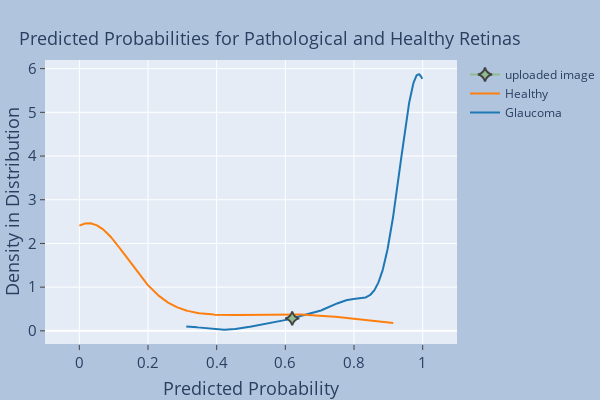

The notebook cell saved with this chart:
### Code cell
var = [glauc, healthy]
labels = ['Glaucoma', 'Healthy']

# generate figure using true labels
fig = ff.create_distplot(var, 
                         labels,
                         # bin_size=0.01,
                         show_hist=False, 
                         show_rug=False)
# set size and title
fig.update_layout(width=600, 
                  height=400,
                  title_text='Predicted Probabilities for Pathological and Healthy Retinas',
                  title_y=0.92,
                  title_x=0.45,
                  xaxis_range=[-0.1, 1.1],
                  margin=dict(l=30, r=0, t=60, b=10),
                  paper_bgcolor="lightsteelblue",
                  legend=dict(font=dict(size=12)),
                  title_font=dict(size=18)
                 )

# set axes labels
fig.update_xaxes(title='Predicted Probability', title_font_size=18, tickfont_size=15, ticks='outside')
fig.update_yaxes(title='Density in Distribution', title_font_size=18, tickfont_size=15, ticks='outside')

# add marker at position matching predicted probability of the uploaded image 
fig.add_scatter(x=[round(prediction, 2)], 
                y=[find_y(round(prediction, 2),fig)], # use helper function 'find_y' to determine what the y coordinate for the marker should be
                name='uploaded image', 
                marker=dict(size=10, 
                            line=dict(width=2),
                            color='darkseagreen', 
                            symbol="star-diamond"))



fig.show()

### Figure 1 — Plotly figure (JSON) as saved in the notebook; plotly's stock layout.template omitted (floating-point values rounded to 4 significant figures; data arrays with more than 128 entries replaced by an {"elided": "..."} marker saying what was removed)
{"data": [{"legendgroup": "Glaucoma", "marker": {"color": "rgb(31, 119, 180)"}, "mode": "lines", "name": "Glaucoma", "showlegend": true, "type": "scatter", "x": {"elided": "500 float values"}, "xaxis": "x", "y": {"elided": "500 float values"}, "yaxis": "y"}, {"legendgroup": "Healthy", "marker": {"color": "rgb(255, 127, 14)"}, "mode": "lines", "name": "Healthy", "showlegend": true, "type": "scatter", "x": {"elided": "500 float values"}, "xaxis": "x", "y": {"elided": "500 float values"}, "yaxis": "y"}, {"marker": {"color": "darkseagreen", "line": {"width": 2}, "size": 10, "symbol": "star-diamond"}, "name": "uploaded image", "type": "scatter", "x": [0.62], "y": [0.2854]}], "layout": {"barmode": "overlay", "height": 400, "hovermode": "closest", "legend": {"font": {"size": 12}, "traceorder": "reversed"}, "margin": {"b": 10, "l": 30, "r": 0, "t": 60}, "paper_bgcolor": "lightsteelblue", "title": {"font": {"size": 18}, "text": "Predicted Probabilities for Pathological and Healthy Retinas", "x": 0.45, "y": 0.92}, "width": 600, "xaxis": {"anchor": "y2", "domain": [0, 1], "range": [-0.1, 1.1], "tickfont": {"size": 15}, "ticks": "outside", "title": {"font": {"size": 18}, "text": "Predicted Probability"}, "type": "linear", "zeroline": false}, "yaxis": {"anchor": "free", "autorange": true, "domain": [0, 1], "position": 0, "range": [-0.301, 6.198], "tickfont": {"size": 15}, "ticks": "outside", "title": {"font": {"size": 18}, "text": "Density in Distribution"}, "type": "linear"}}}
